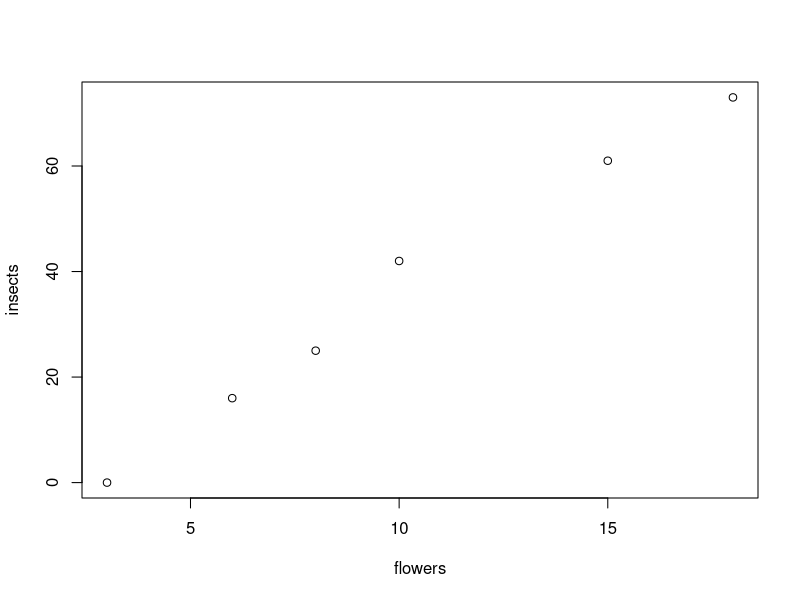
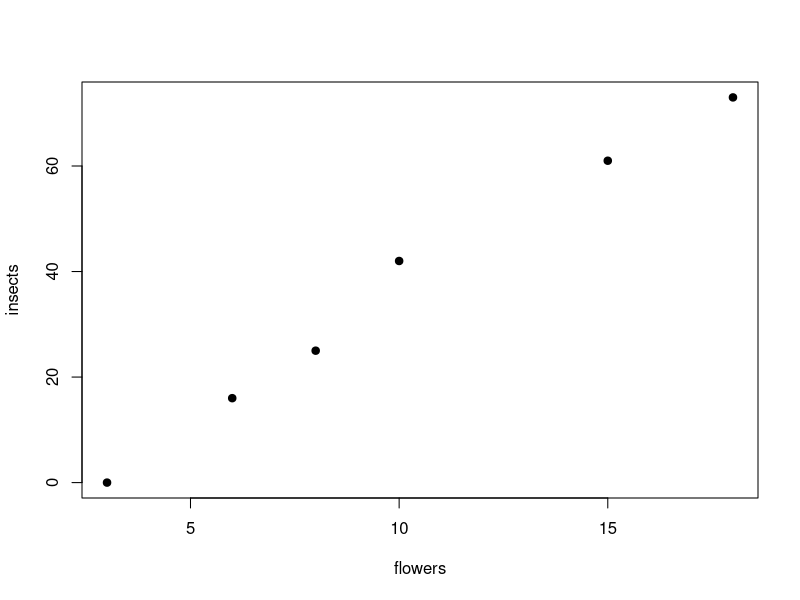
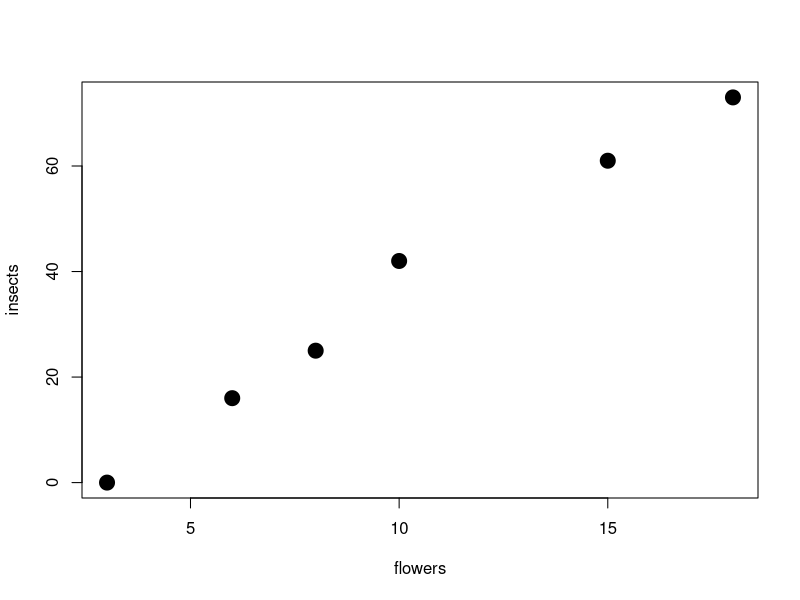
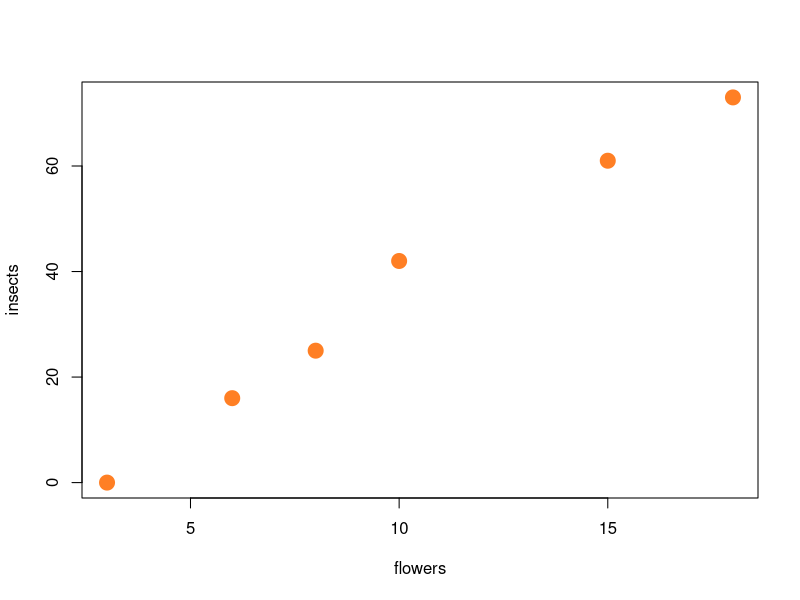

Write the R code that produced these figures, in order.
# First R script
#R as a calculator
a <- 6*7
b <- 5*8

a+b




# Arrays

flowers <-c(3, 6, 8, 10, 15, 18)
flowers

insects <-c(0, 16, 25, 42, 61, 73)
insects
#ora andiamo a mettere in relazione i nostri numeri plottando flowers vs insects in un grafico
#per fare questo esiste una funzione chiamata plot(x)

plot(flowers, insects)

#CHANGING PLOT PARAMETERS

#symbols shape
plot(flowers, insects, pch=19)

#symbol dimension. 
plot(flowers, insects, pch=19, cex=2) #con cex=2 avrò i simboli che saranno il doppio di quelli originali. se vuoi ridurne le dimensioni utilizza cex=.5 (che è uguale a 0.5)

#color
plot(flowers, insects, pch=19, cex=2, col="chocolate1") #funzione col=x per scegliere colore plot


